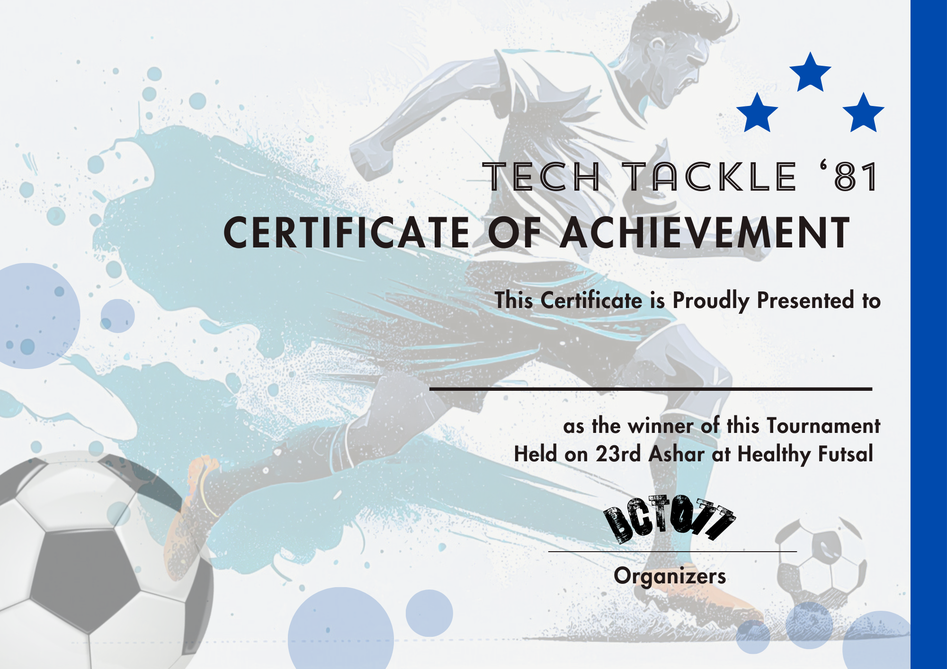
#> input picture win.png, 947 x 669 px, shrunk from 2000 x 1414 before the run
$ jupyter execute docalign.ipynb
#> lines starting #> are read from the running program, lines starting #| are printed output that depends on the picture
[cell 1]
import numpy as np
import cv2
import matplotlib.pyplot as plt

[cell 2]
certificate=cv2.imread('win.png')
#> certificate is the input picture: shape (669, 947, 3); mean B, G, R 219.8, 213.4, 204.8
certificate=cv2.cvtColor(certificate,cv2.COLOR_BGR2RGB)
plt.imshow(certificate)
plt.show()

[cell 3]
sift=cv2.SIFT_create()
sift.detect

[cell 4]
cert_kp,cert_desc=sift.detectAndCompute(certificate,None)
#> cert_kp = 2138 keypoints; strongest (x, y, size): (647, 418, 2.2), (747, 418, 2.2), (652, 292, 2.3), (679, 296, 2.6)
cert_kp_draw=cv2.drawKeypoints(certificate,cert_kp,None)
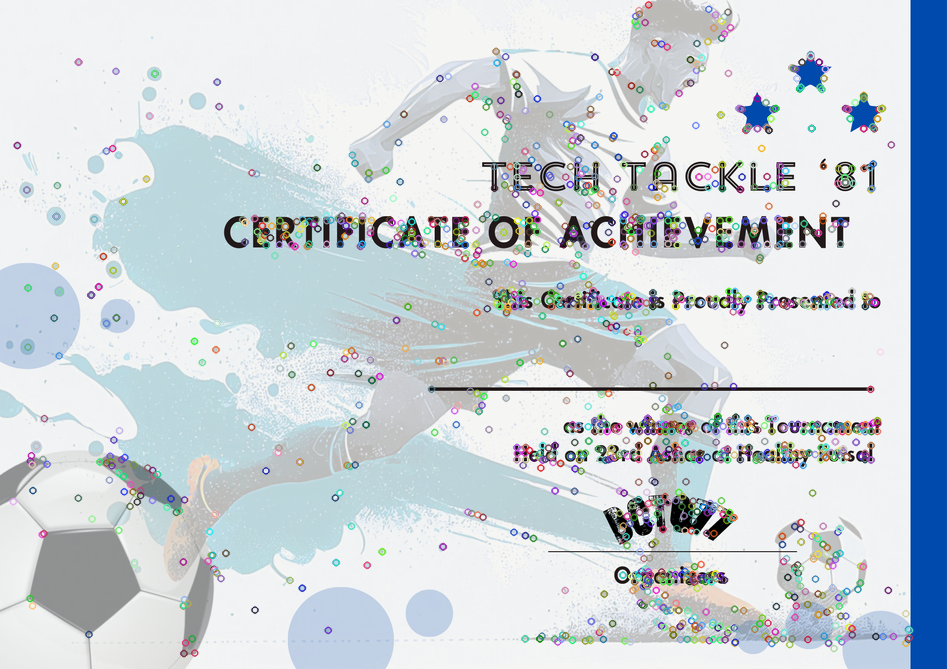
#> cert_kp_draw: shape (669, 947, 3); mean R, G, B 202.5, 211.1, 217.3
plt.imshow(cert_kp_draw)

[cell 5]
cert_kp,cert_desc=sift.detectAndCompute(certificate,None)
cert_kp_draw=cv2.drawKeypoints(certificate,cert_kp,None,flags=cv2.DRAW_MATCHES_FLAGS_DRAW_RICH_KEYPOINTS)
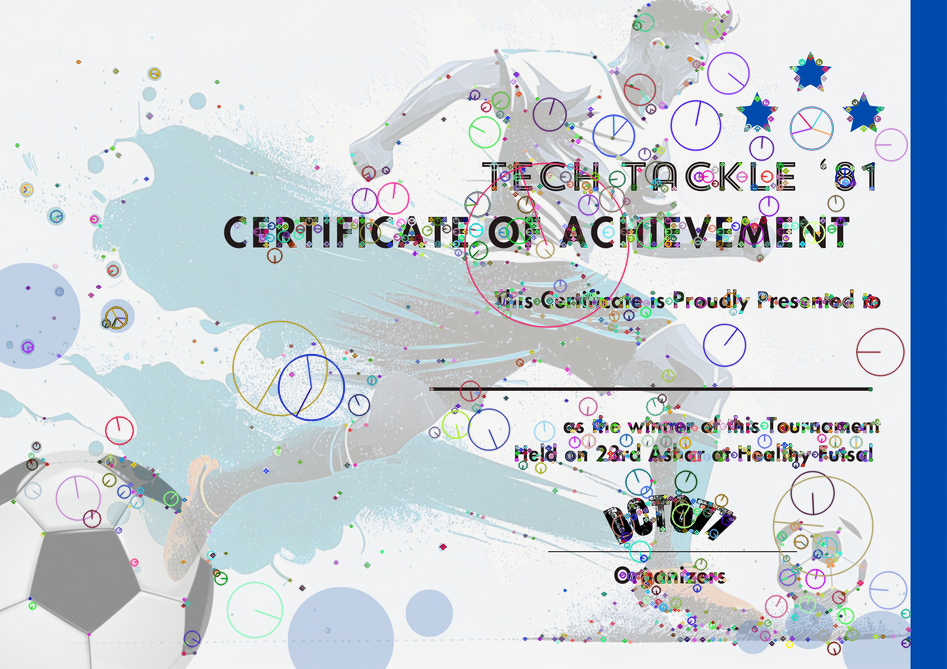
#> cert_kp_draw: shape (669, 947, 3); mean R, G, B 202.4, 210.6, 217.1
plt.imshow(cert_kp_draw)

[cell 6]
mero_cert=cv2.imread('kusan.jpg')
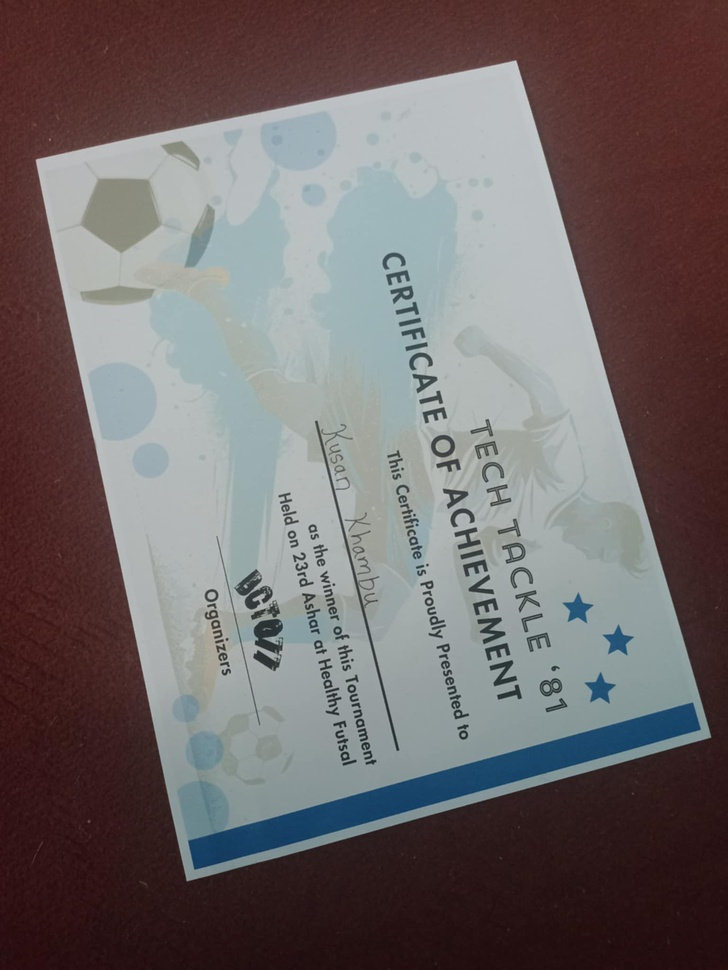
#> input picture kusan.jpg, 728 x 970 px, shrunk from 1537 x 2048 before the run
#> mero_cert is the input picture: shape (970, 728, 3); mean B, G, R 104.8, 104.2, 112.2
mero_cert=cv2.cvtColor(mero_cert,cv2.COLOR_BGR2RGB)
plt.imshow(mero_cert)

[cell 7]
mero_kp,mero_desc=sift.detectAndCompute(mero_cert,None)
#> mero_kp = 1193 keypoints; strongest (x, y, size): (429, 585, 1.9), (288, 520, 2.1), (318, 644, 2.3), (429, 602, 2.3)
mero_kp_draw=cv2.drawKeypoints(mero_cert,mero_kp,None,flags=cv2.DRAW_MATCHES_FLAGS_DRAW_RICH_KEYPOINTS)
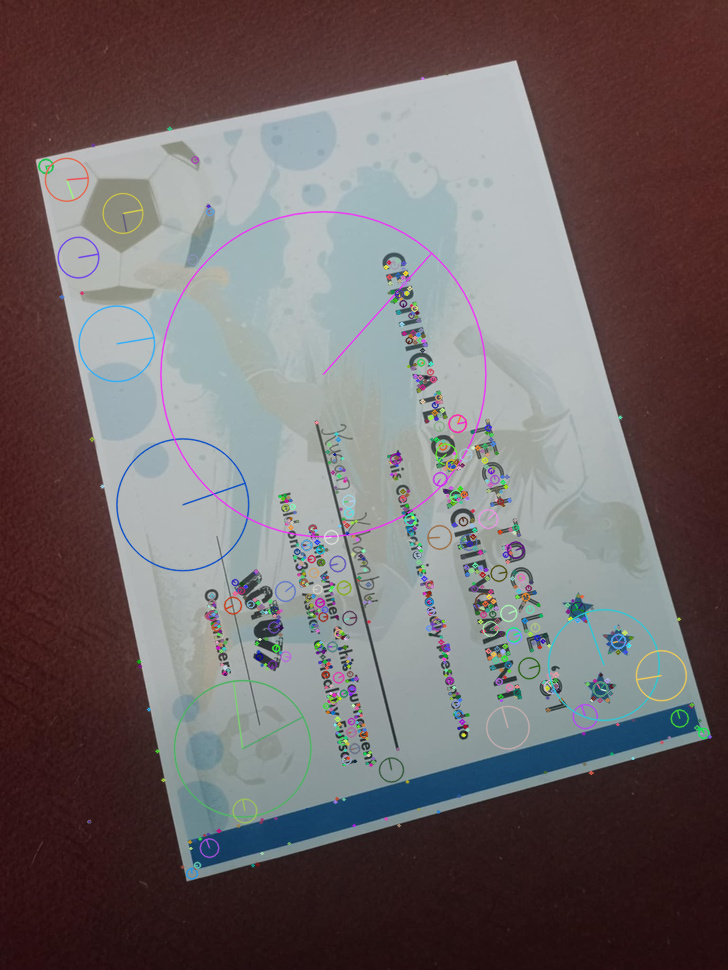
#> mero_kp_draw: shape (970, 728, 3); mean R, G, B 112.3, 104, 105.1
plt.imshow(mero_kp_draw)

[cell 8]
bf=cv2.BFMatcher_create()
matches=bf.match(cert_desc,mero_desc)
#> matches = 2138 matches
matches=sorted(matches,key=lambda x: x.distance)
matching_img=cv2.drawMatches(certificate,cert_kp,mero_cert,mero_kp,matches,None)
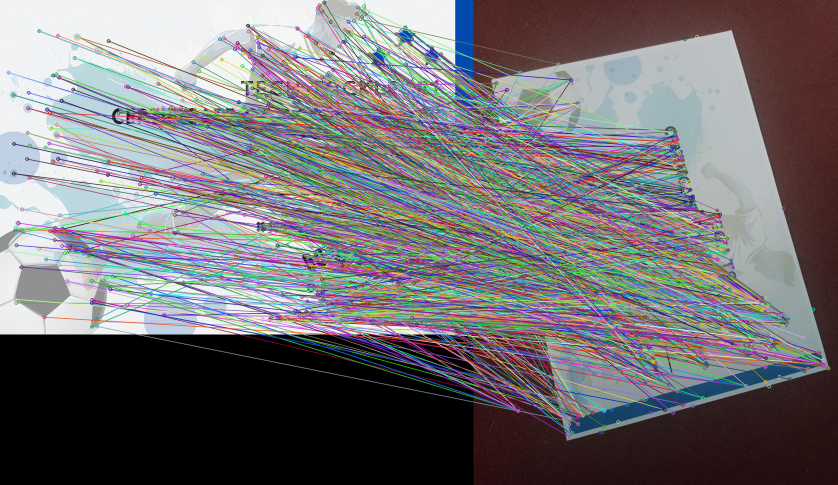
#> matching_img: shape (970, 1675, 3) (shown at 1/2 size); mean R, G, B 115.7, 113.2, 116.3
plt.imshow(matching_img)

[cell 9]
src_pts=np.float32([mero_kp[m.trainIdx].pt for m in matches[:50]]).reshape(-1,2)
#> src_pts = 50 pairs, first value 213.5 to 628.1, second value 303.5 to 759
dest_pts=np.float32([cert_kp[m.queryIdx].pt for m in matches[:50]]).reshape(-1,2)
#> dest_pts = 50 pairs, first value 302.1 to 878.6, second value 54.14 to 581.1

M, _ =cv2.findHomography(src_pts,dest_pts,cv2.RANSAC,5.0)
#> M = [[0.315, 1.48, -267.4], [-1.39, 0.407, 679.7], [-5e-05, 0.000171, 1]]

h,w,_= certificate.shape
#> h = 669; w = 947
aligned_img=cv2.warpPerspective(mero_cert,M,(w,h))
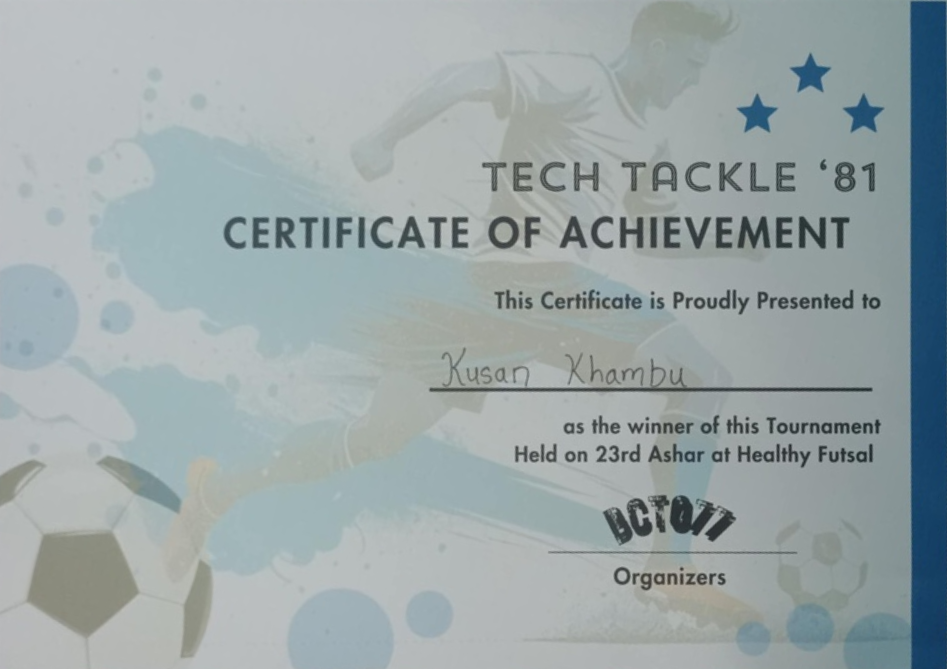
#> aligned_img: shape (669, 947, 3); mean R, G, B 154.9, 166.2, 167.7

plt.imshow(aligned_img)
